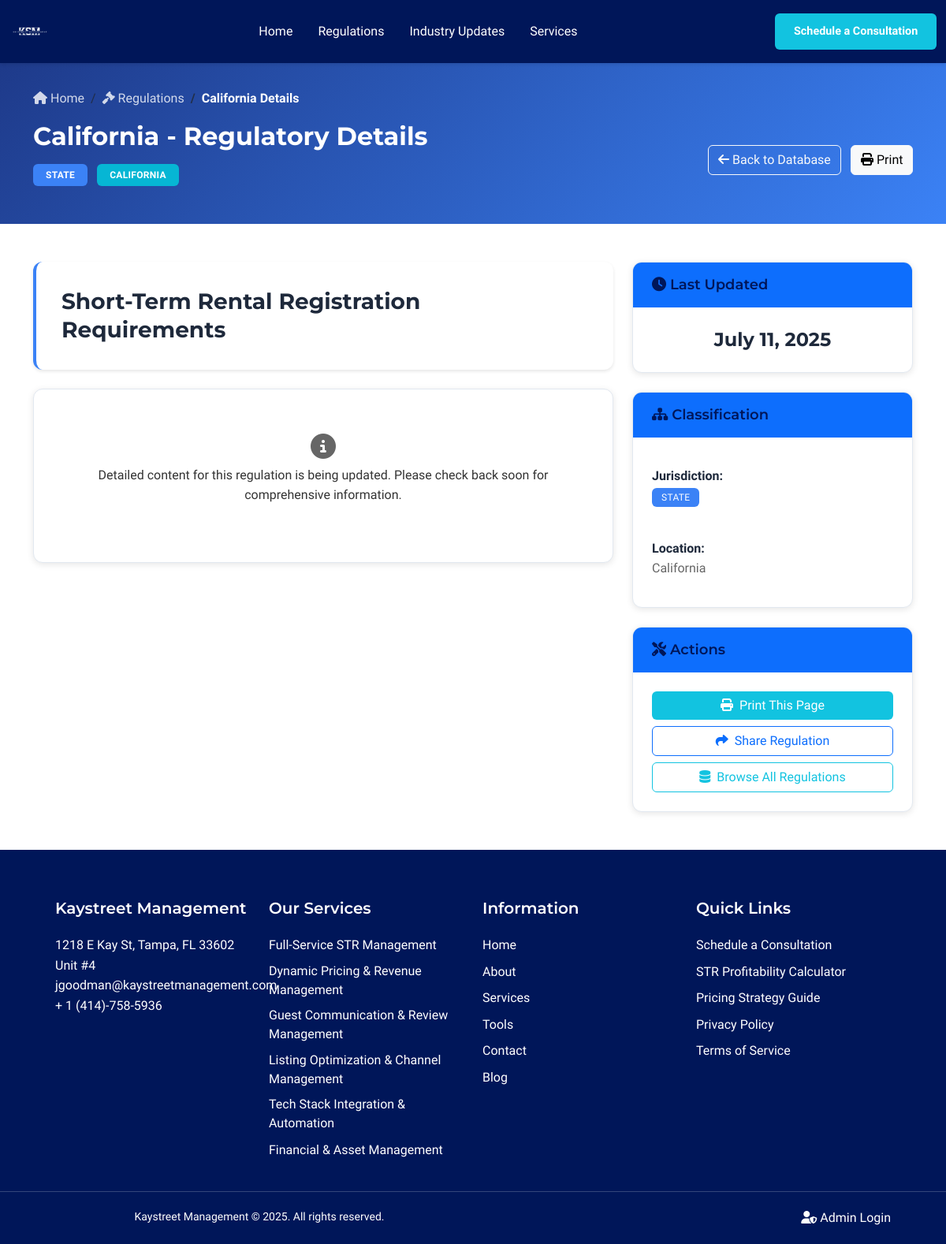
Screenshot of /regulations/1 with the database file from the repository.
### models.py (models this page shows, shortened)
class Regulation(db.Model):
    __tablename__ = 'regulations'
    id = db.Column(db.Integer, primary_key=True)
    jurisdiction = db.Column(db.String(100), nullable=False)  # Jurisdiction (combines level and location)
    location = db.Column(db.String(100), nullable=False)  # Location
    title = db.Column(db.String(200), nullable=False)  # Title
    last_updated = db.Column(db.DateTime, default=datetime.utcnow)  # Last Updated
    overview = db.Column(db.Text, nullable=True)  # Overview - formatted content
    detailed_requirements = db.Column(db.Text, nullable=True)  # Detailed Requirements - formatted content
    compliance_steps = db.Column(db.Text, nullable=True)  # Compliance Steps - formatted content
    required_forms = db.Column(db.Text, nullable=True)  # Required Forms - formatted content
    penalties_non_compliance = db.Column(db.Text, nullable=True)  # Penalties for Non Compliance - formatted content
    recent_changes = db.Column(db.Text, nullable=True)  # Recent Changes - formatted content
    created_at = db.Column(db.DateTime, default=datetime.utcnow)
    updated_at = db.Column(db.DateTime, default=datetime.utcnow, onupdate=datetime.utcnow)

### app/blueprints/main.py (the view)
@main_bp.route('/regulations/<int:regulation_id>')
def regulation_detail(regulation_id):
    try:
        regulation = Regulation.query.get_or_404(regulation_id)
        related_updates = Update.query.filter(
            db.or_(
                Update.related_regulation_ids.contains(str(regulation_id)),
                Update.jurisdiction_affected == regulation.location
            )
        ).order_by(Update.update_date.desc()).limit(5).all()
        return render_template('regulation_detail.html',
                             regulation=regulation,
                             related_updates=related_updates)
    except Exception as e:
        if hasattr(e, 'code') and e.code in [404, 403, 500]:
            raise
        logger.error(f"Error loading regulation detail - ID: {regulation_id} | Error: {str(e)}", exc_info=True)
        flash('Error loading regulation details.', 'error')
        return redirect(url_for('main.regulations'))

### templates/regulation_detail.html (shortened to what this page needs)
{% extends "base.html" %}
{% block content %}
<div class="regulation-header">
    <div class="container">
        <nav aria-label="breadcrumb" class="mb-3">
            <ol class="breadcrumb">
                <li class="breadcrumb-item">
                    <a href="{{ url_for('main.index') }}">
                        <i class="fas fa-home"></i> Home
                    </a>
                </li>
                <li class="breadcrumb-item">
                    <a href="{{ url_for('main.regulations') }}">
                        <i class="fas fa-gavel"></i> Regulations
                    </a>
                </li>
                <li class="breadcrumb-item active">{{ regulation.location }} Details</li>
            </ol>
        </nav>
        <div class="row align-items-center">
            <div class="col-md-8">
                <h1 class="header-title">{{ regulation.location }} - Regulatory Details</h1>
                <div class="header-badges mb-3">
                    <span class="badge badge-jurisdiction bg-primary">
                        {{ regulation.jurisdiction.upper() }}
                    </span>
                    <span class="badge badge-location bg-info">
                        {{ regulation.location.upper() }}
                    </span>
                </div>
            </div>
            <div class="col-md-4 text-end">
                <a href="{{ url_for('main.regulations') }}" class="btn btn-outline-light me-2">
                    <i class="fas fa-arrow-left"></i> Back to Database
                </a>
                <button class="btn btn-light" onclick="window.print()">
                    <i class="fas fa-print"></i> Print
                </button>
            </div>
        </div>
    </div>
</div>
<div class="container my-5">
    <div class="row">
        <div class="col-lg-8">
            <div class="regulation-title-section mb-4">
                <h2 class="regulation-title">{{ regulation.title }}</h2>
            </div>
            {% if content_sections %}
                {% for section in content_sections %}
                <div class="section-header">
                    <h3>
                        {% if section.type == 'overview' %}
                        <i class="fas fa-eye text-primary"></i>
                        {% elif section.type == 'detailed_requirements' %}
                        <i class="fas fa-list-check text-primary"></i>
                        {% elif section.type == 'compliance_steps' %}
                        <i class="fas fa-step-forward text-primary"></i>
                        {% elif section.type == 'required_forms' %}
                        <i class="fas fa-file-text text-primary"></i>
                        {% elif section.type == 'penalties_non_compliance' %}
                        <i class="fas fa-exclamation-triangle text-danger"></i>
                        {% elif section.type == 'recent_changes' %}
                        <i class="fas fa-clock text-warning"></i>
                        {% else %}
                        <i class="fas fa-info-circle text-primary"></i>
                        {% endif %}
                        {{ section.title }}
                    </h3>
                </div>
                <div class="info-card mb-4">
                    <div class="rich-content">
                        {{ section.content|safe }}
                    </div>
                </div>
                {% endfor %}
            {% else %}
                <div class="info-card mb-4">
                    <div class="text-muted text-center p-4">
                        <i class="fas fa-info-circle mb-2" style="font-size: 2rem;"></i>
                        <p>Detailed content for this regulation is being updated. Please check back soon for comprehensive information.</p>
                    </div>
                </div>
            {% endif %}
        </div>
        <div class="col-lg-4">
            <div class="sidebar-card mb-4">
                <div class="sidebar-card-header bg-primary text-white">
                    <h5 class="mb-0"><i class="fas fa-clock"></i> Last Updated</h5>
                </div>
                <div class="sidebar-card-body text-center">
                    <h4 class="update-date">
                        {% if regulation.last_updated %}
                            {{ regulation.last_updated.strftime('%B %d, %Y') }}
                        {% else %}
                            Not Available
                        {% endif %}
                    </h4>
                </div>
            </div>
            <div class="sidebar-card mb-4">
                <div class="sidebar-card-header bg-primary text-white">
                    <h5 class="mb-0"><i class="fas fa-sitemap"></i> Classification</h5>
                </div>
                <div class="sidebar-card-body">
                    <div class="classification-item mb-3">
                        <strong>Jurisdiction:</strong><br>
                        <span class="badge badge-jurisdiction bg-primary">{{ regulation.jurisdiction.upper() }}</span>
                    </div>
                    <div class="classification-item">
                        <strong>Location:</strong><br>
                        <span class="text-muted">{{ regulation.location }}</span>
                    </div>
                </div>
            </div>
            <div class="sidebar-card">
                <div class="sidebar-card-header bg-primary text-white">
                    <h5 class="mb-0"><i class="fas fa-tools"></i> Actions</h5>
                </div>
                <div class="sidebar-card-body">
                    <div class="d-grid gap-2">
                        <button class="btn btn-primary" onclick="window.print()">
                            <i class="fas fa-print me-2"></i>Print This Page
                        </button>
                        <button class="btn btn-outline-primary" onclick="shareRegulation()">
                            <i class="fas fa-share me-2"></i>Share Regulation
                        </button>
                        <a href="{{ url_for('main.regulations') }}" class="btn btn-outline-secondary">
                            <i class="fas fa-database me-2"></i>Browse All Regulations
                        </a>
                    </div>
                </div>
            </div>
        </div>
    </div>
</div>
{% endblock %}

### static/css/style.css (style rules this page uses)
:root { --primary-color: #001659; --secondary-color: #12C3E0; --accent-color: #12C3E0; --cyan-hover: #0FA8C7; --success-color: #10b981; --warning-color: #f59e0b; --danger-color: #ef4444; --info-color: #12C3E0; --tag-legal: #dc2626; --tag-licensing: #ea580c; --tag-taxes: #2563eb; --tag-zoning: #7c3aed; --tag-occupancy: #92400e; --tag-registration: #059669; --tag-discrimination: #991b1b; --tag-default: #64748b; --jurisdiction-national: #dc2626; --jurisdiction-state: #ea580c; --jurisdiction-local: #2563eb; --light-bg: #F8F9FA; --white-bg: #FFFFFF; --dark-bg: #001659; --border-color: #e2e8f0; --text-primary: #001659; --text-secondary: #333333; --text-muted: #666666; --cyan-border: #12C3E0; --ksm-green: #10b981; --shadow-sm: 0 1px 2px 0 rgb(0 0 0 / 0.05); --shadow: 0 4px 6px -1px rgb(0 0 0 / 0.1), 0 2px 4px -2px rgb(0 0 0 / 0.1); --shadow-lg: 0 10px 15px -3px rgb(0 0 0 / 0.1), 0 4px 6px -4px rgb(0 0 0 / 0.1); --border-radius: 8px; --border-radius-lg: 12px; --transition: all 0.2s cubic-bezier(0.4, 0, 0.2, 1); --transition-long: all 0.3s cubic-bezier(0.4, 0, 0.2, 1); }
body { font-family: 'Yantramanav', Arial, sans-serif; font-weight: 400; font-size: 1rem; line-height: 1.6; color: var(--text-secondary); background-color: var(--white-bg); min-height: 100vh; display: flex; flex-direction: column; }
h1, .h1 { font-family: 'Montserrat', Arial, sans-serif; font-size: 2.5rem; font-weight: 700; color: var(--text-primary); line-height: 1.2; }
h2, .h2 { font-family: 'Montserrat', Arial, sans-serif; font-size: 2rem; font-weight: 600; color: var(--text-primary); line-height: 1.3; }
h4, .h4 { font-family: 'Montserrat', Arial, sans-serif; font-size: 1.25rem; font-weight: 600; color: var(--text-primary); line-height: 1.4; }
h5, .h5 { font-family: 'Montserrat', Arial, sans-serif; font-size: 1.125rem; font-weight: 600; color: var(--text-primary); line-height: 1.4; }
p, .body-text { font-family: 'Yantramanav', Arial, sans-serif; font-size: 1rem; font-weight: 400; color: var(--text-secondary); line-height: 1.6; }
.breadcrumb { background: none; padding: 0; margin: 0; }
.breadcrumb-item.active { color: var(--text-primary); font-weight: 600; }
.btn-primary { background: var(--secondary-color); border: none; color: white; font-weight: 500; border-radius: 6px; transition: var(--transition); }
.btn-outline-secondary { border: 1px solid var(--secondary-color); color: var(--secondary-color); background: transparent; border-radius: 6px; font-weight: 500; transition: var(--transition); }
.regulation-title { color: var(--text-primary); font-weight: 600; font-size: 0.95rem; line-height: 1.4; transition: var(--transition); }
.update-date { font-size: 0.85rem; color: var(--text-secondary); font-weight: 500; }
.badge { font-size: 0.75rem; padding: 0.375rem 0.75rem; border-radius: 6px; font-weight: 500; text-transform: uppercase; letter-spacing: 0.025em; }
.text-muted { color: var(--text-muted) !important; }
* { will-change: auto; }
.btn, .card, .modal { will-change: transform; }

### rows the page displays
Regulation: location "California", jurisdiction "STATE", location "CALIFORNIA", title "Short-Term Rental Registration Requirements", last_updated "July 11, 2025"
